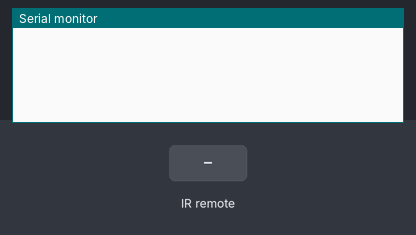
The sketch below on a simulated Arduino Uno, built with avr-gcc and run on an emulated ATmega328P. On the bench: the last lines printed to the serial monitor. Inputs (shaded band) come from the test bench.

Above: at 1.2 s.
1.3 s: infrared code 0xF20DFF00 received
At 2.3 s:
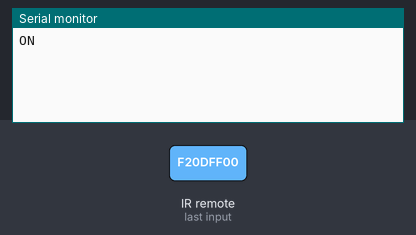
2.8 s: infrared code 0xE01FFF00 received
At 3.5 s:
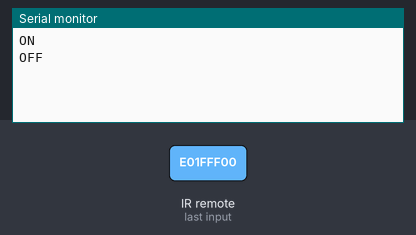
4.3 s: infrared code 0xE619FF00 received
At 4.6 s:
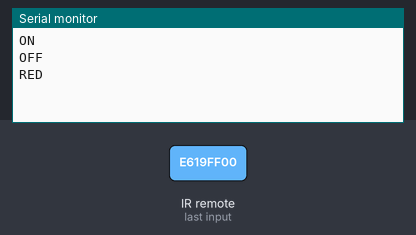
5.8 s: infrared code 0xE41BFF00 received
At 7.0 s:
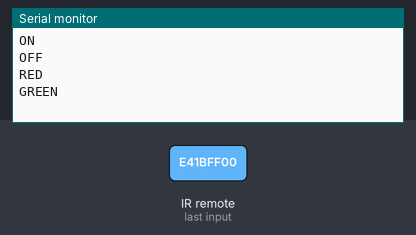
7.3 s: infrared code 0xEE11FF00 received
At 8.1 s:
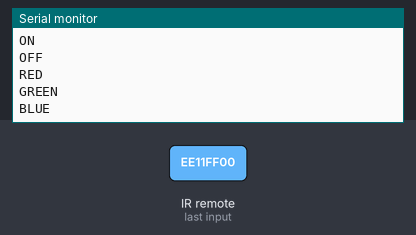

The sketch:

IR_example_01b.ino
```cpp
#include <IRremote.h>

const int RECV_PIN = 7;
IRrecv irrecv(RECV_PIN);
unsigned long button_code = 0; // set a variable for button_code

// Add this for led pins
int redpin = 11; //select the pin for the red LED
int greenpin =10;// select the pin for the green LED
int bluepin =9; // select the pin for the  blue LED

void setup(){
  Serial.begin(9600);
  irrecv.enableIRIn();
}

void loop() {
  // Check if the IR receiver has received a signal
  if (irrecv.decode()) {
    //Serial.println(irrecv.decodedIRData.decodedRawData, HEX);
    button_code = (irrecv.decodedIRData.decodedRawData);
    switch(button_code)
    {
      case 0xF20DFF00:
      Serial.println("ON");
      break;
      case 0xE01FFF00:
      Serial.println("OFF");
      break;
      case 0xE619FF00:
      Serial.println("RED");
      break;
      case 0xE41BFF00:
      Serial.println("GREEN");
      break;
      case 0xEE11FF00:
      Serial.println("BLUE");
      break;
    }
    // Reset the IR receiver for the next signal
    irrecv.resume();
  }
}
```

Measured:
- after the input at 1.3 s, the serial monitor: prints a new line at once (image 1)
- after the input at 2.8 s, the serial monitor: prints a new line at once (image 2)
- after the input at 4.3 s, the serial monitor: prints a new line at once (image 3)
- after the input at 5.8 s, the serial monitor: prints a new line at once (image 4)
- after the input at 7.3 s, the serial monitor: prints a new line at once (image 5)
